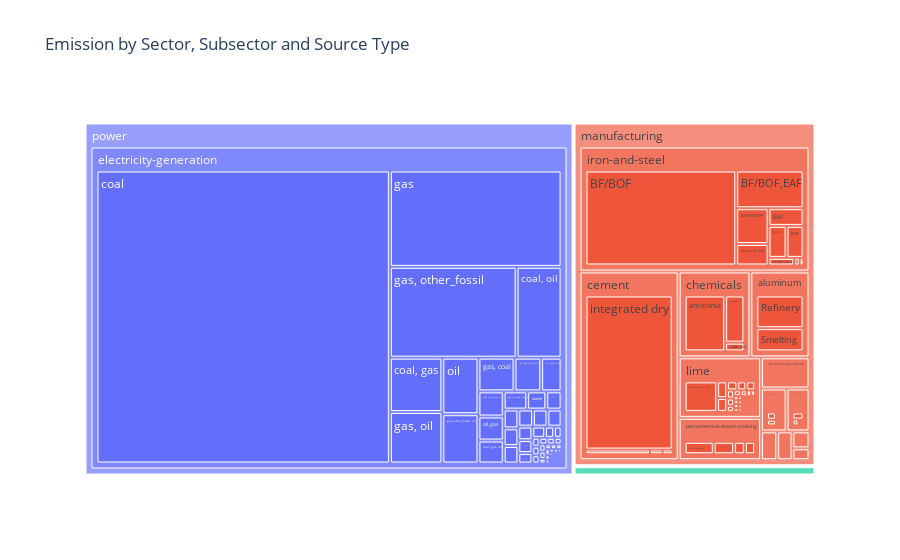

The cell this chart's notebook holds for it:
### Code cell
source_type_summary = con.execute("""
    SELECT sector, subsector, source_type, SUM(emissions_quantity) as sum_emissions_quantity
    FROM facility_master
    WHERE source_type != ''
    GROUP BY sector, subsector, source_type
""").df()
fig = px.treemap(source_type_summary, path=['sector', 'subsector', 'source_type'], values='sum_emissions_quantity',
                  title="Emission by Sector, Subsector and Source Type")
fig.show()

### Figure 1 — Plotly figure (JSON) as saved in the notebook; plotly's stock layout.template omitted (floating-point values rounded to 4 significant figures; data arrays with more than 128 entries replaced by an {"elided": "..."} marker saying what was removed)
{"data": [{"branchvalues": "total", "domain": {"x": [0, 1], "y": [0, 1]}, "hovertemplate": "labels=%{label}<br>sum_emissions_quantity=%{value}<br>parent=%{parent}<br>id=%{id}<extra></extra>", "ids": {"elided": "1772 str values"}, "labels": {"elided": "1772 str values"}, "name": "", "parents": {"elided": "1772 str values"}, "type": "treemap", "values": {"elided": "1772 float values"}}], "layout": {"legend": {"tracegroupgap": 0}, "title": {"text": "Emission by Sector, Subsector and Source Type"}}}
